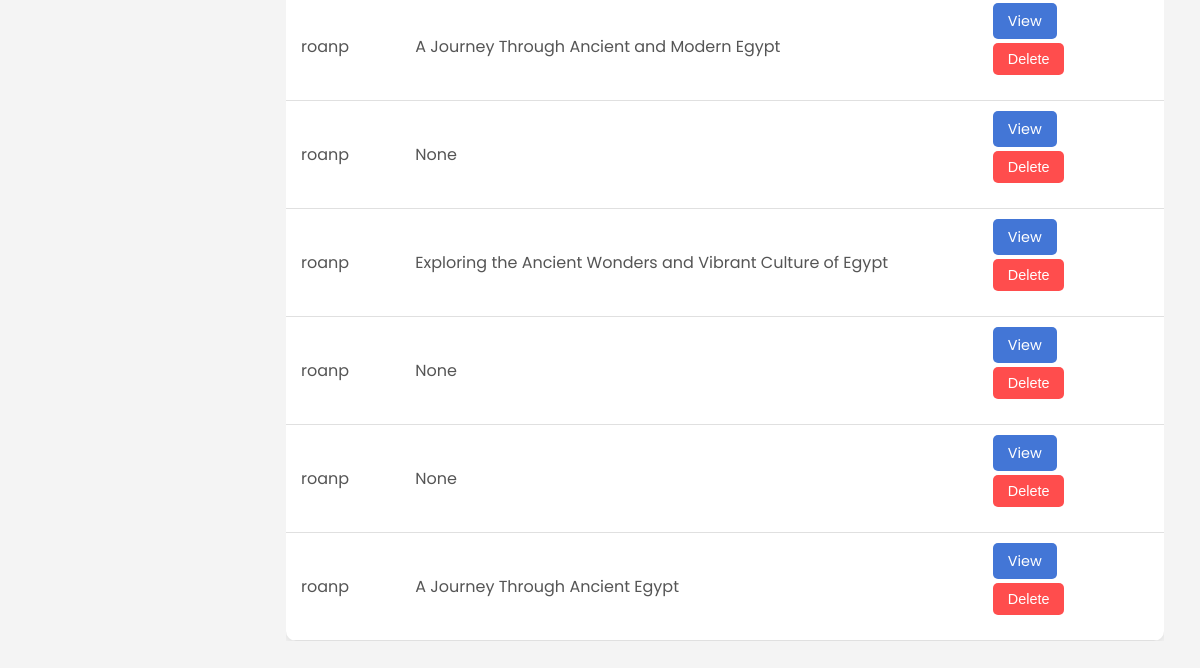
The app's page /posts_admin (lower part), older data.
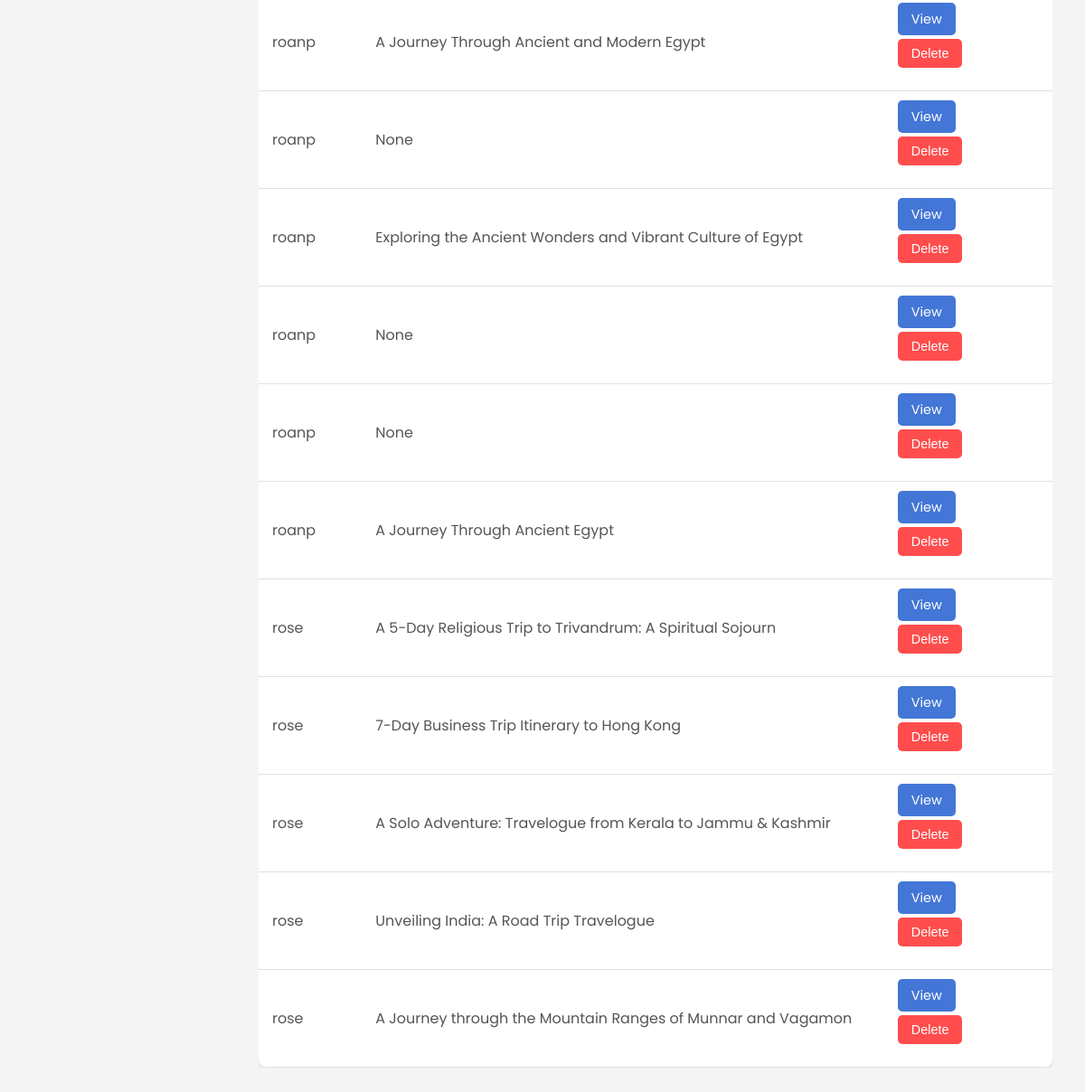
The same page, newer data.
### app/models.py (models this page shows, shortened)
class SearchableMixin(object):
    @classmethod
    def before_commit(cls, session):
        session._changes = {
            'add': list(session.new),
            'update': list(session.dirty),
            'delete': list(session.deleted)
        }

class User(db.Model, UserMixin, SearchableMixin):
    __tablename__ = 'user'
    __searchable__ = ['username', 'email']
    id = db.Column(db.Integer, primary_key=True)
    username = db.Column(db.String(80), unique=True, nullable=False)
    password = db.Column(db.String(80), nullable=False)
    email = db.Column(db.String(120), unique=True, nullable=False)
    phone_number = db.Column(db.Integer, unique=True, nullable=False)
    profile_pic = db.Column(db.String(120), nullable=False, default='profile.jpg')

class Post(db.Model, SearchableMixin):
    __tablename__ = 'post'
    __searchable__ = ['title', 'location', 'category', 'content']
    id = db.Column(db.Integer, primary_key=True)
    title = db.Column(db.String(255), nullable=True)
    location = db.Column(db.String(255), nullable=True)
    category = db.Column(db.String(255), nullable=True)
    duration = db.Column(db.String(255), nullable=True)
    tips = db.Column(db.String(255), nullable=True)
    user_id = db.Column(db.Integer, db.ForeignKey('user.id'), nullable=True)
    status=db.Column(db.String, nullable=False, default='draft')
    content = db.Column(db.String, nullable=False)
    flagged = db.Column(db.Boolean, nullable=False,default=False)
    sexuality = db.Column(db.String(255), nullable=False,default=False)
    violence = db.Column(db.String(255), nullable=False,default=False)
    harassment = db.Column(db.String(255), nullable=False,default=False)
    illicit = db.Column(db.String(255), nullable=False,default=False)
    self_harm = db.Column(db.String(255), nullable=False,default=False)
    hate = db.Column(db.String(255), nullable=False,default=False)

### app/admin_routes.py (the view)
@app.route('/posts_admin')
def posts_admin():
    posts = (
        db.session.query(User, Post)
        .join(Post, User.id == Post.user_id)
        .filter(Post.status != 'flagged')  # Exclude trashed posts
        .all()
    )
    return render_template('adminPages/posts.html', posts=posts)

### app/templates/adminPages/posts.html (shortened to what this page needs)
{% extends 'adminPages/adminhome.html' %}
{% block head %}
    <link rel="stylesheet" href="{{ url_for('static', filename='css/admin.css') }}">
    <link rel="stylesheet" href="{{ url_for('static', filename='css/posts_admin.css') }}">
{% endblock %}
{% block body %}
    <div class="users-page">
        <div class="users-table-container">
            <table class="users-table">
                <tbody>
                {% if posts %}
                    {% for user,post in posts %}
                    <tr>
                        <td>{{ user.username }}</td>
                        <td>{{ post.title }}</td>
                        <td>
                            <a href="{{ url_for('view_post', post_id=post.id) }}" class="action-btn">View</a>
                            <form action="{{ url_for('delete_admin', post_id=post.id) }}" method="post" style="display:inline;">
                                <button type="submit" class="action-btn delete-btn">Delete</button>
                            </form>
                        </td>
                    </tr>
                    {% endfor %}
                {% else %}
                     <tr>
                        <td>No results found</td>
                    </tr>
                {% endif %}
                </tbody>
            </table>
        </div>
    </div>
{% endblock %}

Row changes from the older to the newer data that the page shows:
added User: username "rose", title "A 5-Day Religious Trip to Trivandrum: A Spiritual Sojourn", title "7-Day Business Trip Itinerary to Hong Kong", title "A Solo Adventure: Travelogue from Kerala to Jammu & Kashmir", title "Unveiling India: A Road Trip Travelogue", title "A Journey through the Mountain Ranges of Munnar and Vagamon"
